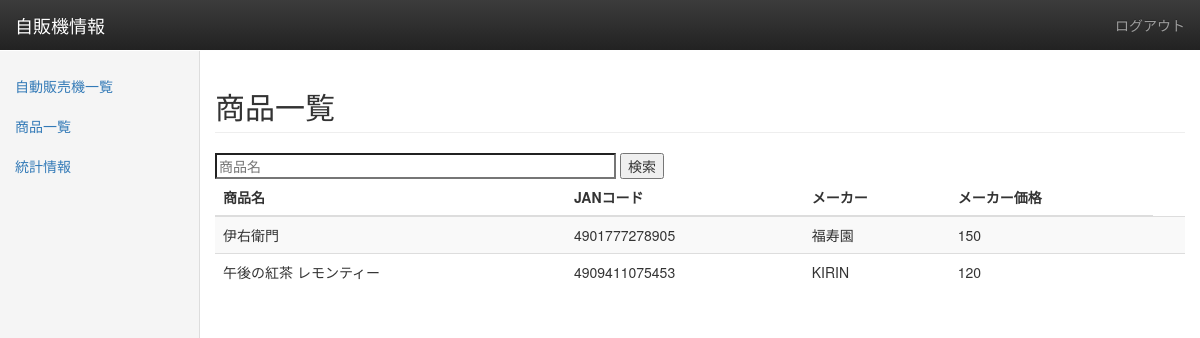
Page /jihanki/product/ (signed in) on the committed database.
### jihanki/models.py (models this page shows, shortened)
class Product(models.Model):
    CATEGORY_CHOICES = (
        (u'お茶', u'お茶'),(u'水', u'水'),(u'炭酸・エナジードリンク', u'炭酸・エナジードリンク'),
        (u'コーヒー・乳製品', u'コーヒー・乳製品'),(u'果汁・野菜', u'果汁・野菜'),(u'その他', u'その他')
    )
    jan_code = models.CharField('JANコード', max_length=255, primary_key=True)
    name = models.CharField('商品名', max_length=255)
    maker = models.CharField('メーカー', max_length=255)
    maker_price = models.IntegerField('メーカー価格', default=0)
    category = models.CharField('カテゴリ', max_length=255, null=True, choices=CATEGORY_CHOICES)

### jihanki/views.py (the view)
@login_required
def product_index(request):
    products = Product.objects.all()
    q_name = request.GET.get('product_name')
    if q_name is not None:
        products = Product.objects.filter(name__contains=q_name)
    context = {'products': products}
    return TemplateResponse(request, 'product/product_index.html', context=context)

### jihanki/templates/product/product_index.html
{% extends 'base.html' %}
{% block contents %}
    <div class="col-sm-9 col-sm-offset-3 col-md-10 col-md-offset-2 main">
        <h2 class="page-header">商品一覧</h2>
        <form method="GET" action="" name="filter">
            <input type="search" id="filter_name" name="product_name" size="50" placeholder="商品名">
            <button id="filter">検索</button>
        </form>
        <div class="table-responsive">
            <table class="table table-striped">
                <thead>
                <tr>
                    <th>商品名</th>
                    <th>JANコード</th>
                    <th>メーカー</th>
                    <th>メーカー価格</th>
                </tr>
                </thead>
                <tbody>
                {% for product in products %}
                    <tr>
                        <td>{{ product.name }}</td>
                        <td>{{ product.jan_code }}</td>
                        <td>{{ product.maker }}</td>
                        <td>{{ product.maker_price }}</td>
                        <td>
                        </td>
                    </tr>
                {% endfor %}
                </tbody>
            </table>
        </div>
    </div>
{% endblock %}

### jihanki/templates/base.html (style rules this page uses)
body { padding-top: 50px; }

### rows in the picture
Product: name "伊右衛門", jan_code "4901777278905", maker "福寿園", maker_price "150"
Product: name "午後の紅茶 レモンティー", jan_code "4909411075453", maker "KIRIN", maker_price "120"
